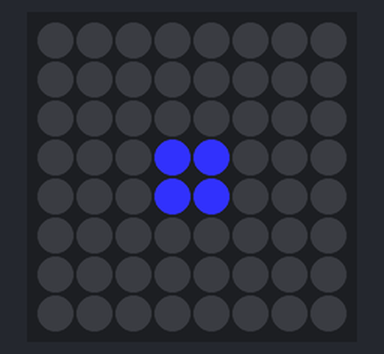
Recording of a program running on a simulated Raspberry Pi (BCM pin numbers) with a Sense HAT. Parts: the Sense HAT's 8×8 RGB LED matrix.

Above: at 0.1 s.
At 2.1 s:
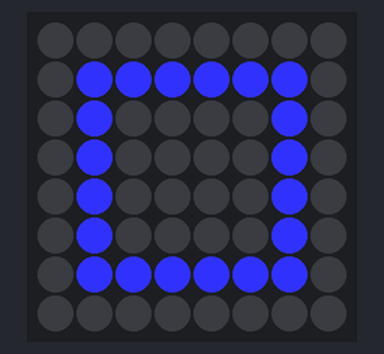
At 3.1 s:
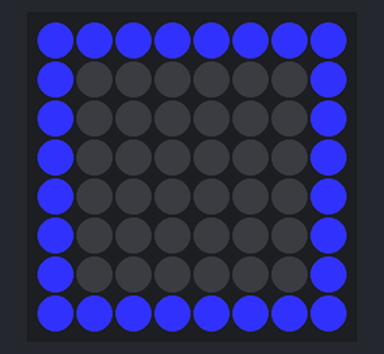
At 5.1 s:
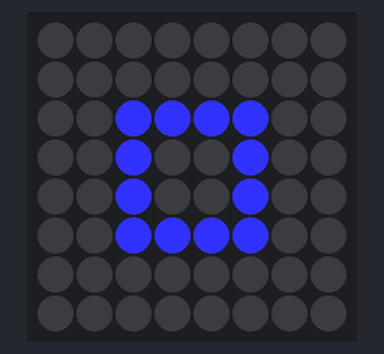

Measured:
- by itself, everything shown: repeats every 7.0 s, in 6 steps
- what the display in image 1 shows lasts 1.0 s, from 2.0 s to 3.0 s

The program:

rect_animated.py
```python
from sense_hat import SenseHat
from time import sleep
import sys

s = SenseHat()

def main():

  l = (0, 0, 0)
  M = (50, 50, 250)

  small = [
  	l, l, l, l, l, l, l, l,
  	l, l, l, l, l, l, l, l,
  	l, l, l, l, l, l, l, l,
  	l, l, l, M, M, l, l, l,
  	l, l, l, M, M, l, l, l,
  	l, l, l, l, l, l, l, l,
  	l, l, l, l, l, l, l, l,
  	l, l, l, l, l, l, l, l,
  ]

  medium = [
  	l, l, l, l, l, l, l, l,
  	l, l, l, l, l, l, l, l,
  	l, l, M, M, M, M, l, l,
  	l, l, M, l, l, M, l, l,
  	l, l, M, l, l, M, l, l,
  	l, l, M, M, M, M, l, l,
  	l, l, l, l, l, l, l, l,
  	l, l, l, l, l, l, l, l,
  ]

  large = [
  	l, l, l, l, l, l, l, l,
  	l, M, M, M, M, M, M, l,
  	l, M, l, l, l, l, M, l,
  	l, M, l, l, l, l, M, l,
  	l, M, l, l, l, l, M, l,
  	l, M, l, l, l, l, M, l,
  	l, M, M, M, M, M, M, l,
  	l, l, l, l, l, l, l, l,
  ]

  extralarge = [
  	M, M, M, M, M, M, M, M,
  	M, l, l, l, l, l, l, M,
  	M, l, l, l, l, l, l, M,
  	M, l, l, l, l, l, l, M,
  	M, l, l, l, l, l, l, M,
  	M, l, l, l, l, l, l, M,
  	M, l, l, l, l, l, l, M,
  	M, M, M, M, M, M, M, M,
  ]

  while True:
      s.set_pixels(small)
      sleep(1)
      s.set_pixels(medium)
      sleep(1)
      s.set_pixels(large)
      sleep(1)
      s.set_pixels(extralarge)
      sleep(1)
      s.set_pixels(large)
      sleep(1)
      s.set_pixels(medium)
      sleep(1)
      s.set_pixels(small)
      sleep(1)


try:
    main()

except (KeyboardInterrupt, SystemExit):
    print("Programma sluiten")

finally:
    print("Opkuisen van de matrix")
    s.clear()
    sys.exit(0)
```
